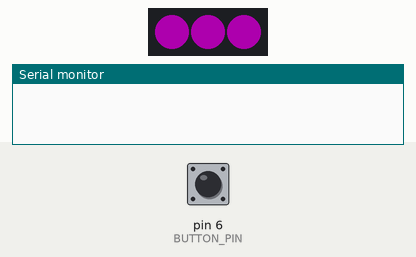
A sketch run on a simulated Arduino Uno, built with avr-gcc and run on an emulated ATmega328P. On the bench: 3 RGB LEDs in strip order, left to right, the last lines printed to the serial monitor. The inputs (shaded band) are chosen by the test bench; at power-on: pin 6 (BUTTON_PIN) HIGH. Dim RGB values are drawn brighter than linear.

Above: at 1.2 s.
1.3 s: pin 6 (BUTTON_PIN) pulled LOW for 3.2 s
At 2.8 s:
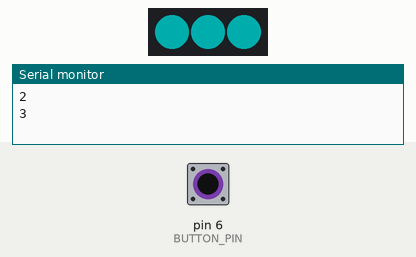
6.8 s: pin 6 (BUTTON_PIN) pulled LOW for 0.15 s
At 8.2 s:
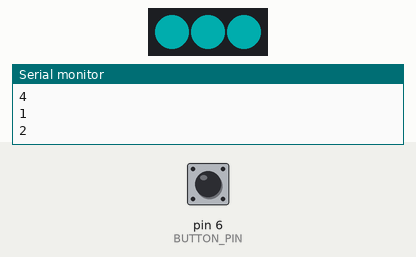
9.3 s: pin 6 (BUTTON_PIN) pulled LOW for 1 s
At 11.3 s:
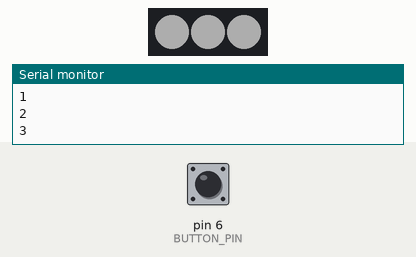
Timing chart, 0 to 12.8 s (numbered marks = the images above; inputs shaded):
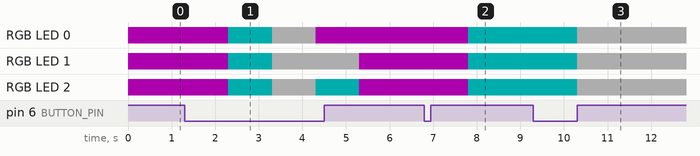

The sketch:

midterm.ino
```cpp
#include <Adafruit_NeoPixel.h>
#define BUTTON_PIN 6
#define LED_PIN 10
#define NUM_LEDS 3
int state = 1;
Adafruit_NeoPixel strip(NUM_LEDS, LED_PIN, NEO_GRB + NEO_KHZ800);

void setup() {
  pinMode(BUTTON_PIN, INPUT_PULLUP);
  strip.begin();
  strip.show();
  strip.setBrightness(50);
  Serial.begin(9600);
}

void loop() {
  if (digitalRead(BUTTON_PIN) == LOW) {
    state++;
    if (state > 4) {
      state = 1;
    }
    Serial.println(state);
    delay(1000);

  }

  if (state == 1){
    setAllLeds(255, 0, 255);
  } else if (state == 2){
    setAllLeds(0, 255, 255);
  } else if(state == 3){
    setAllLeds(255,255,255);
  } else if(state == 4){
    strip.setPixelColor(0, strip.Color(255, 0, 255));
    strip.setPixelColor(1, strip.Color(255, 255, 255));
    strip.setPixelColor(2, strip.Color(0, 255, 255));
    strip.show();
  }

    strip.show();
}

void setAllLeds(int red, int green, int blue) {
  for (int i = 0; i < NUM_LEDS; i++) {
    strip.setPixelColor(i, strip.Color(red, green, blue));
    strip.show();
  }
  strip.show();
}
```

Measured:
- after the input at 1.3 s, RGB LED 0: RGB(50, 0, 50) → RGB(0, 50, 50) after 1.0 s, → RGB(50, 50, 50) 1.0 s later, → RGB(50, 0, 50) 1.0 s later; RGB LED 1: RGB(50, 0, 50) → RGB(0, 50, 50) after 1.0 s, → RGB(50, 50, 50) 1.0 s later, → RGB(50, 0, 50) 2.0 s later
- after the input at 6.8 s, RGB LED 0–2: RGB(50, 0, 50) → RGB(0, 50, 50) after 1.0 s
- after the input at 9.3 s, RGB LED 0–2: RGB(0, 50, 50) → RGB(50, 50, 50) after 1.0 s
